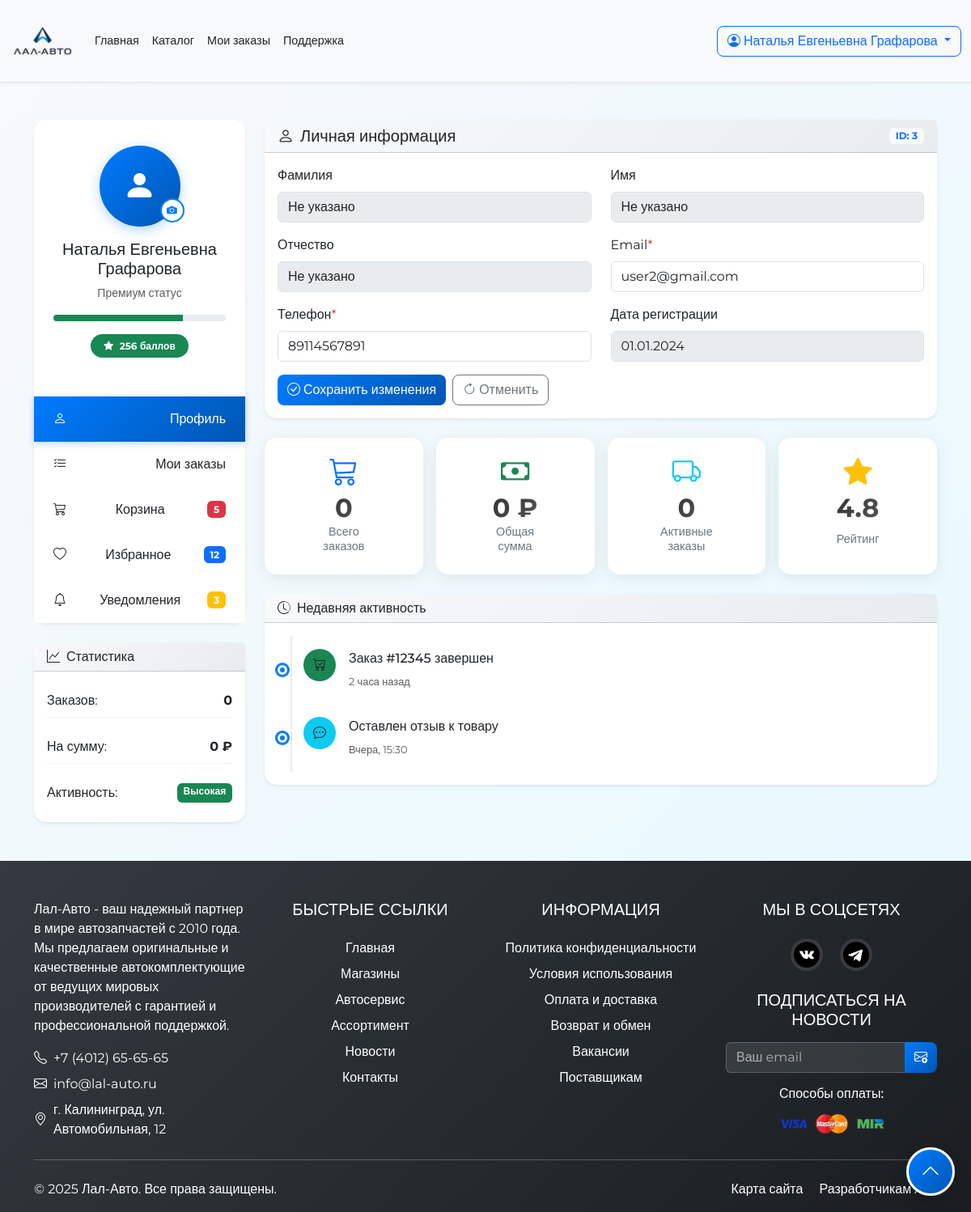
Screenshot of /profile.php (signed in) with the database file from the repository.
### tables this page shows
CREATE TABLE `users` (
  `id_users` int(11) NOT NULL,
  `surname_users` varchar(255) DEFAULT NULL,
  `name_users` varchar(255) DEFAULT NULL,
  `patronymic_users` varchar(255) DEFAULT NULL,
  `login_users` varchar(255) DEFAULT NULL,
  `password_users` varchar(255) DEFAULT NULL,
  `email_users` varchar(255) DEFAULT NULL,
  `discountСardNumber_users` varchar(6) DEFAULT NULL,
  `region_users` varchar(255) DEFAULT NULL,
  `city_users` varchar(255) DEFAULT NULL,
  `address_users` varchar(255) DEFAULT NULL,
  `phone_users` bigint(12) DEFAULT NULL,
  `avatar_users` varchar(255) DEFAULT NULL,
  `TIN_users` bigint(10) DEFAULT NULL,
  `person_users` varchar(255) DEFAULT NULL,
  `organization_users` varchar(255) DEFAULT NULL,
  `organizationType_users` varchar(255) DEFAULT NULL,
  `user_type` varchar(20) DEFAULT NULL
);

### profile.php (the view, shortened to what the rows shown need)
<?php
require_once("config/link.php");
$userData = [];
$userId = null;
if (isset($_SESSION['user']))
{
    $username = $_SESSION['user'];
    $sql = "SELECT * FROM users WHERE CONCAT(surname_users, ' ', name_users, ' ', patronymic_users) = ? OR person_users = ?";
    $stmt = $conn->prepare($sql);
    if ($stmt)
    {
        $stmt->bind_param("ss", $username, $username);
        $stmt->execute();
        $result = $stmt->get_result();
        if ($result->num_rows > 0)
        {
            $userData = $result->fetch_assoc();
            $userId = $userData['id_users'] ?? 0;
        }
    }
    else
    {
        error_log("Ошибка подготовки запроса: " . $conn->error);
    }
}
?>
<!DOCTYPE html>
<html lang="ru">
<head>
    <link rel="stylesheet" href="../css/bootstrap.min.css">
    <link rel="stylesheet" href="https://cdn.jsdelivr.net/npm/bootstrap-icons@1.11.1/font/bootstrap-icons.css">
    <link rel="stylesheet" href="https://cdnjs.cloudflare.com/ajax/libs/font-awesome/6.0.0/css/all.min.css">
    <link rel="stylesheet" href="css/style.css">
    <link rel="stylesheet" href="css/profile-styles.css">
</head>
<body>
<div class="profile-container">
    <div class="container py-5">
        <div class="row g-4 align-items-stretch">
            <div class="col-lg-9">
                <div class="tab-content">
                    <div class="tab-pane fade show active h-100" id="profile">
                        <div class="d-flex flex-column h-100">
                            <div class="card shadow-sm mb-4">
                                <div class="card-header bg-primary text-dark d-flex justify-content-between align-items-center">
                                    <h5 class="mb-0"><i class="bi bi-person me-2"></i>Личная информация</h5>
                                    <?php
                                    if ($userId)
                                    {
                                    ?>
                                        <span class="badge bg-light text-primary">ID: <?= $userId ?></span>
                                    <?php
                                    }
                                    ?>
                                </div>
                                <div class="card-body">
                                    <form id="profileForm" method="POST">
                                        <div class="row">
                                            <div class="col-md-6 mb-3">
                                                <label class="form-label">Фамилия</label>
                                                <input type="text" class="form-control" value="<?= htmlspecialchars($userData['surname_users'] ?? 'Не указано') ?>" disabled>
                                            </div>
                                            <div class="col-md-6 mb-3">
                                                <label class="form-label">Имя</label>
                                                <input type="text" class="form-control" value="<?= htmlspecialchars($userData['name_users'] ?? 'Не указано') ?>" disabled>
                                            </div>
                                            <div class="col-md-6 mb-3">
                                                <label class="form-label">Отчество</label>
                                                <input type="text" class="form-control" value="<?= htmlspecialchars($userData['patronymic_users'] ?? 'Не указано') ?>" disabled>
                                            </div>
                                            <div class="col-md-6 mb-3">
                                                <label class="form-label">Email<span class="text-danger">*</span></label>
                                                <input type="email" name="email" class="form-control" value="<?= htmlspecialchars($userData['email_users'] ?? '') ?>" required>
                                            </div>
                                            <div class="col-md-6 mb-3">
                                                <label class="form-label">Телефон<span class="text-danger">*</span></label>
                                                <input type="tel" name="phone" class="form-control" value="<?= htmlspecialchars($userData['phone_users'] ?? '') ?>" required>
                                            </div>
                                        </div>
                                    </form>
                                </div>
                            </div>
                        </div>
                    </div>
                </div>
            </div>
        </div>
    </div>
</div>
</body>
</html>

### rows the page displays
users: id_users "3", surname_users "Не указано", name_users "Не указано", patronymic_users "Не указано", email "user2@gmail.com", phone "89114567891"

### other values shown
$_SESSION['user'] "Наталья Евгеньевна Графарова"
$cartCount "5"
$orderStats['total_orders'] "0"
$orderStats['total_amount'] "0"
